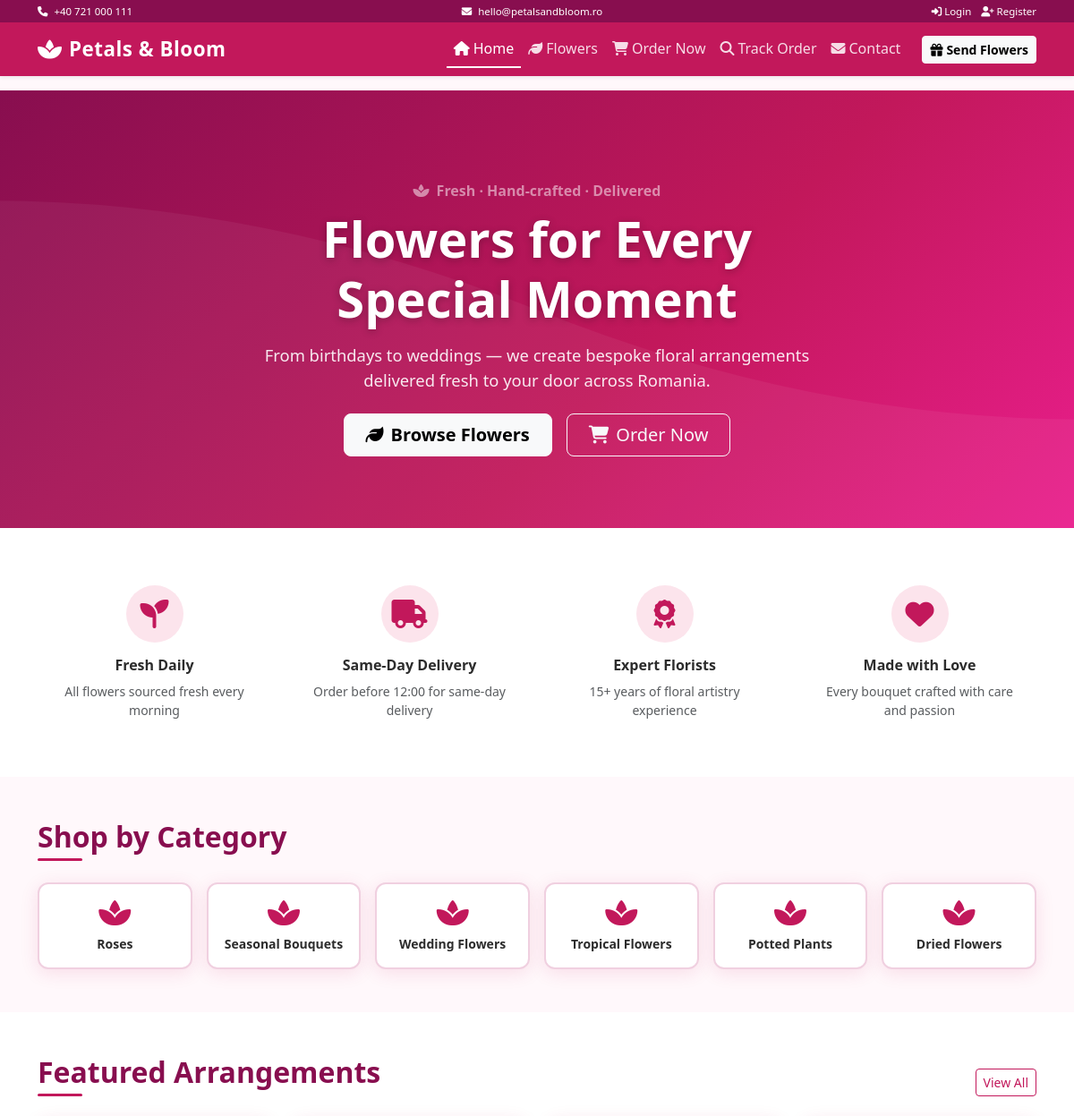
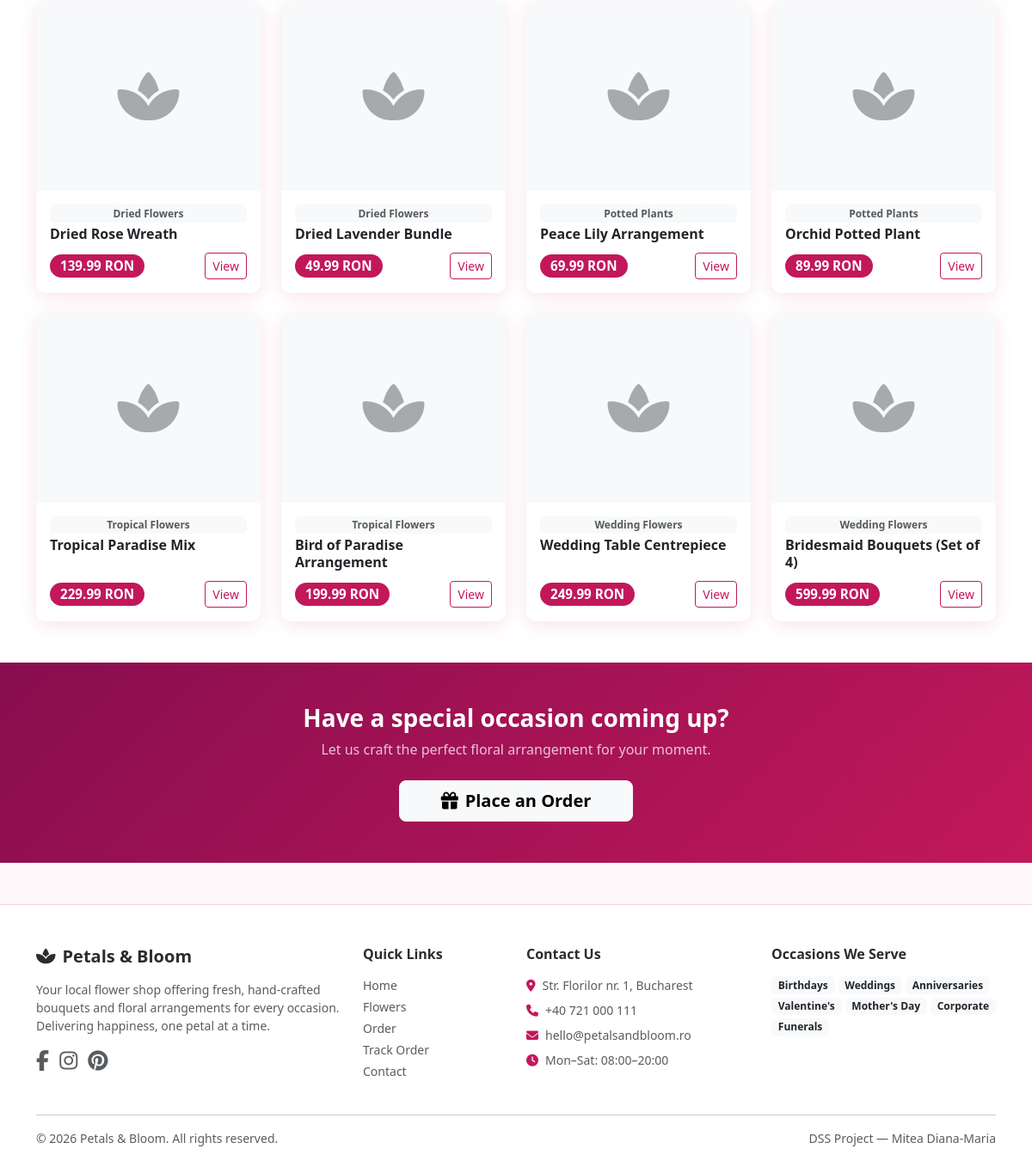
The page / on the database its author committed (2 pictures, top to bottom).
### tables this page shows
CREATE TABLE `categories` (
  `id`          INT UNSIGNED    NOT NULL AUTO_INCREMENT,
  `name`        VARCHAR(100)    NOT NULL,
  `description` TEXT            DEFAULT NULL,
  `image_path`  VARCHAR(255)    DEFAULT NULL,
  `is_active`   TINYINT(1)      NOT NULL DEFAULT 1,
  `created_at`  TIMESTAMP       DEFAULT CURRENT_TIMESTAMP,
  PRIMARY KEY (`id`)
);

CREATE TABLE `products` (
  `id`             INT UNSIGNED    NOT NULL AUTO_INCREMENT,
  `category_id`    INT UNSIGNED    NOT NULL,
  `name`           VARCHAR(150)    NOT NULL,
  `description`    TEXT            DEFAULT NULL,
  `price`          DECIMAL(10,2)   NOT NULL,
  `stock_quantity` INT             NOT NULL DEFAULT 0,
  `image_path`     VARCHAR(255)    DEFAULT NULL,
  `is_active`      TINYINT(1)      NOT NULL DEFAULT 1,
  `created_at`     TIMESTAMP       DEFAULT CURRENT_TIMESTAMP,
  PRIMARY KEY (`id`),
  CONSTRAINT `fk_products_category`
    FOREIGN KEY (`category_id`) REFERENCES `categories`(`id`)
    ON UPDATE CASCADE ON DELETE RESTRICT
);

### includes/auth.php (called while the page is built, shortened)
<?php
function isCustomerLoggedIn(): bool
{
    return !empty($_SESSION['customer_id']);
}

### index.php (the view, shortened to what this page needs)
<?php
require_once __DIR__ . '/includes/auth.php';
$conn      = getDbConnection();
$cats = $conn->query("SELECT * FROM categories WHERE is_active = 1 ORDER BY id LIMIT 6");
$featured = $conn->query(
    "SELECT p.*, c.name AS category_name
     FROM products p
     JOIN categories c ON p.category_id = c.id
     WHERE p.is_active = 1
     ORDER BY p.id DESC
     LIMIT 8"
);
include __DIR__ . '/includes/header.php';
?>
<section class="hero-section text-center">
  <div class="container position-relative">
    <p class="text-white-50 mb-2 fw-semibold letter-spacing-wide">
      <i class="fa fa-spa me-2"></i>Fresh · Hand-crafted · Delivered
    </p>
    <h1 class="hero-title mb-3">Flowers for Every<br>Special Moment</h1>
    <p class="hero-subtitle mb-4">From birthdays to weddings — we create bespoke floral arrangements<br>delivered fresh to your door across Romania.</p>
    <div class="d-flex gap-3 justify-content-center flex-wrap">
      <a href="<?= $base ?>/products.php" class="btn btn-light btn-lg px-4 fw-semibold">
        <i class="fa fa-leaf me-2"></i>Browse Flowers
      </a>
      <a href="<?= $base ?>/order.php" class="btn btn-outline-light btn-lg px-4">
        <i class="fa fa-shopping-cart me-2"></i>Order Now
      </a>
    </div>
  </div>
</section>
<section class="py-5 bg-white">
  <div class="container">
    <div class="row g-4 text-center">
      <div class="col-6 col-md-3">
        <div class="p-3">
          <div class="icon-circle mx-auto mb-3"><i class="fa fa-seedling fa-2x text-primary-custom"></i></div>
          <h6 class="fw-semibold">Fresh Daily</h6>
          <p class="text-muted small mb-0">All flowers sourced fresh every morning</p>
        </div>
      </div>
      <div class="col-6 col-md-3">
        <div class="p-3">
          <div class="icon-circle mx-auto mb-3"><i class="fa fa-truck fa-2x text-primary-custom"></i></div>
          <h6 class="fw-semibold">Same-Day Delivery</h6>
          <p class="text-muted small mb-0">Order before 12:00 for same-day delivery</p>
        </div>
      </div>
      <div class="col-6 col-md-3">
        <div class="p-3">
          <div class="icon-circle mx-auto mb-3"><i class="fa fa-award fa-2x text-primary-custom"></i></div>
          <h6 class="fw-semibold">Expert Florists</h6>
          <p class="text-muted small mb-0">15+ years of floral artistry experience</p>
        </div>
      </div>
      <div class="col-6 col-md-3">
        <div class="p-3">
          <div class="icon-circle mx-auto mb-3"><i class="fa fa-heart fa-2x text-primary-custom"></i></div>
          <h6 class="fw-semibold">Made with Love</h6>
          <p class="text-muted small mb-0">Every bouquet crafted with care and passion</p>
        </div>
      </div>
    </div>
  </div>
</section>
<section class="py-5" id="categories">
  <div class="container">
    <h2 class="section-heading mb-4">Shop by Category</h2>
    <div class="row g-3">
      <?php while ($cat = $cats->fetch_assoc()): ?>
      <div class="col-6 col-md-4 col-lg-2">
        <a href="<?= $base ?>/products.php?category_id=<?= (int)$cat['id'] ?>"
           class="card text-center p-3 h-100 d-flex flex-column align-items-center justify-content-center text-decoration-none category-card">
          <i class="fa fa-spa fa-2x text-primary-custom mb-2"></i>
          <div class="fw-semibold small"><?= htmlspecialchars($cat['name'], ENT_QUOTES, 'UTF-8') ?></div>
        </a>
      </div>
      <?php endwhile; ?>
    </div>
  </div>
</section>
<section class="py-5 bg-white" id="featured">
  <div class="container">
    <div class="d-flex justify-content-between align-items-end mb-4">
      <h2 class="section-heading mb-0">Featured Arrangements</h2>
      <a href="<?= $base ?>/products.php" class="btn btn-outline-primary btn-sm">View All</a>
    </div>
    <div class="row g-4">
      <?php while ($p = $featured->fetch_assoc()): ?>
      <div class="col-6 col-md-4 col-lg-3">
        <div class="card product-card h-100">
          <?php if ($p['image_path']): ?>
            <img src="<?= $base . '/' . htmlspecialchars($p['image_path'], ENT_QUOTES, 'UTF-8') ?>"
                 class="card-img-top" alt="<?= htmlspecialchars($p['name'], ENT_QUOTES, 'UTF-8') ?>">
          <?php else: ?>
            <div class="card-img-top d-flex align-items-center justify-content-center bg-light"
                 style="height:220px; border-radius:12px 12px 0 0;">
              <i class="fa fa-spa fa-4x text-muted opacity-50"></i>
            </div>
          <?php endif; ?>
          <div class="card-body d-flex flex-column">
            <span class="badge bg-light text-muted small mb-1"><?= htmlspecialchars($p['category_name'], ENT_QUOTES, 'UTF-8') ?></span>
            <h6 class="card-title fw-semibold mb-1"><?= htmlspecialchars($p['name'], ENT_QUOTES, 'UTF-8') ?></h6>
            <div class="mt-auto pt-2 d-flex justify-content-between align-items-center">
              <span class="price-badge"><?= number_format((float)$p['price'], 2) ?> RON</span>
              <a href="<?= $base ?>/product.php?id=<?= (int)$p['id'] ?>"
                 class="btn btn-sm btn-outline-primary">View</a>
            </div>
          </div>
        </div>
      </div>
      <?php endwhile; ?>
    </div>
  </div>
</section>
<section class="py-5" style="background: linear-gradient(135deg,#880e4f,#c2185b);">
  <div class="container text-center text-white">
    <h3 class="fw-bold mb-2">Have a special occasion coming up?</h3>
    <p class="mb-4 opacity-75">Let us craft the perfect floral arrangement for your moment.</p>
    <a href="<?= $base ?>/order.php" class="btn btn-light btn-lg px-5 fw-semibold">
      <i class="fa fa-gift me-2"></i>Place an Order
    </a>
  </div>
</section>
<?php include __DIR__ . '/includes/footer.php'; ?>

### includes/header.php (shortened to what this page needs)
<?php
require_once __DIR__ . '/auth.php';
$base      = '/Final_Project__DSS_Mitea_Diana-Maria';
$currentPage = basename($_SERVER['PHP_SELF']);
?>
<!DOCTYPE html>
<html lang="en">
<head>
  <link href="https://cdn.jsdelivr.net/npm/bootstrap@5.3.3/dist/css/bootstrap.min.css" rel="stylesheet">
  <link href="https://cdnjs.cloudflare.com/ajax/libs/font-awesome/6.5.0/css/all.min.css" rel="stylesheet">
  <link href="<?= $base ?>/assets/css/style.css" rel="stylesheet">
</head>
<body>
<div class="topbar">
  <div class="container d-flex justify-content-between align-items-center py-1">
    <small><i class="fa fa-phone me-1"></i> +40 721 000 111</small>
    <small><i class="fa fa-envelope me-1"></i> hello@petalsandbloom.ro</small>
    <small>
      <?php if (isCustomerLoggedIn()): ?>
        <i class="fa fa-user me-1"></i>
        Welcome, <?= htmlspecialchars($_SESSION['customer_name'] ?? 'Customer', ENT_QUOTES, 'UTF-8') ?>!
        <a href="<?= $base ?>/logout.php" class="text-white ms-2"><i class="fa fa-sign-out-alt"></i> Logout</a>
      <?php else: ?>
        <a href="<?= $base ?>/login.php" class="text-white me-2"><i class="fa fa-sign-in-alt"></i> Login</a>
        <a href="<?= $base ?>/register.php" class="text-white"><i class="fa fa-user-plus"></i> Register</a>
      <?php endif; ?>
    </small>
  </div>
</div>
<nav class="navbar navbar-expand-lg navbar-dark bg-primary-custom shadow-sm">
  <div class="container">
    <a class="navbar-brand d-flex align-items-center gap-2" href="<?= $base ?>/index.php">
      <i class="fa fa-spa fs-4"></i>
      <span class="brand-text">Petals &amp; Bloom</span>
    </a>
    <div class="collapse navbar-collapse" id="navbarMain">
      <ul class="navbar-nav ms-auto mb-2 mb-lg-0">
        <li class="nav-item">
          <a class="nav-link <?= $currentPage === 'index.php' ? 'active' : '' ?>"
             href="<?= $base ?>/index.php">
            <i class="fa fa-home me-1"></i>Home
          </a>
        </li>
        <li class="nav-item">
          <a class="nav-link <?= $currentPage === 'products.php' ? 'active' : '' ?>"
             href="<?= $base ?>/products.php">
            <i class="fa fa-leaf me-1"></i>Flowers
          </a>
        </li>
        <li class="nav-item">
          <a class="nav-link <?= $currentPage === 'order.php' ? 'active' : '' ?>"
             href="<?= $base ?>/order.php">
            <i class="fa fa-shopping-cart me-1"></i>Order Now
          </a>
        </li>
        <li class="nav-item">
          <a class="nav-link <?= $currentPage === 'status.php' ? 'active' : '' ?>"
             href="<?= $base ?>/status.php">
            <i class="fa fa-search me-1"></i>Track Order
          </a>
        </li>
        <li class="nav-item">
          <a class="nav-link <?= $currentPage === 'contact.php' ? 'active' : '' ?>"
             href="<?= $base ?>/contact.php">
            <i class="fa fa-envelope me-1"></i>Contact
          </a>
        </li>
      </ul>
      <a href="<?= $base ?>/order.php" class="btn btn-light btn-sm ms-3 fw-semibold">
        <i class="fa fa-gift me-1"></i>Send Flowers
      </a>
    </div>
  </div>
</nav>

### includes/footer.php (shortened to what this page needs)
<?php
$base = $base ?? '/Final_Project__DSS_Mitea_Diana-Maria';
?>
<footer class="footer-custom mt-5 pt-5 pb-3">
  <div class="container">
    <div class="row g-4">
      <div class="col-md-4">
        <h5 class="fw-bold mb-3"><i class="fa fa-spa me-2"></i>Petals &amp; Bloom</h5>
        <p class="text-muted small">Your local flower shop offering fresh, hand-crafted bouquets and floral arrangements for every occasion. Delivering happiness, one petal at a time.</p>
        <div class="social-icons mt-3">
          <a href="#" class="me-2 text-muted"><i class="fab fa-facebook-f fa-lg"></i></a>
          <a href="#" class="me-2 text-muted"><i class="fab fa-instagram fa-lg"></i></a>
          <a href="#" class="me-2 text-muted"><i class="fab fa-pinterest fa-lg"></i></a>
        </div>
      </div>
      <div class="col-md-2">
        <h6 class="fw-semibold mb-3">Quick Links</h6>
        <ul class="list-unstyled small">
          <li class="mb-1"><a href="<?= $base ?>/index.php" class="text-muted text-decoration-none">Home</a></li>
          <li class="mb-1"><a href="<?= $base ?>/products.php" class="text-muted text-decoration-none">Flowers</a></li>
          <li class="mb-1"><a href="<?= $base ?>/order.php" class="text-muted text-decoration-none">Order</a></li>
          <li class="mb-1"><a href="<?= $base ?>/status.php" class="text-muted text-decoration-none">Track Order</a></li>
          <li class="mb-1"><a href="<?= $base ?>/contact.php" class="text-muted text-decoration-none">Contact</a></li>
        </ul>
      </div>
      <div class="col-md-3">
        <h6 class="fw-semibold mb-3">Contact Us</h6>
        <ul class="list-unstyled small text-muted">
          <li class="mb-2"><i class="fa fa-map-marker-alt me-2 text-primary-custom"></i>Str. Florilor nr. 1, Bucharest</li>
          <li class="mb-2"><i class="fa fa-phone me-2 text-primary-custom"></i>+40 721 000 111</li>
          <li class="mb-2"><i class="fa fa-envelope me-2 text-primary-custom"></i>hello@petalsandbloom.ro</li>
          <li class="mb-2"><i class="fa fa-clock me-2 text-primary-custom"></i>Mon–Sat: 08:00–20:00</li>
        </ul>
      </div>
      <div class="col-md-3">
        <h6 class="fw-semibold mb-3">Occasions We Serve</h6>
        <div class="d-flex flex-wrap gap-1">
          <span class="badge bg-light text-dark">Birthdays</span>
          <span class="badge bg-light text-dark">Weddings</span>
          <span class="badge bg-light text-dark">Anniversaries</span>
          <span class="badge bg-light text-dark">Valentine's</span>
          <span class="badge bg-light text-dark">Mother's Day</span>
          <span class="badge bg-light text-dark">Corporate</span>
          <span class="badge bg-light text-dark">Funerals</span>
        </div>
      </div>
    </div>
    <hr class="mt-4">
    <div class="d-flex justify-content-between align-items-center flex-wrap gap-2">
      <small class="text-muted">&copy; <?= date('Y') ?> Petals &amp; Bloom. All rights reserved.</small>
      <small class="text-muted">DSS Project &mdash; Mitea Diana-Maria</small>
    </div>
  </div>
</footer>
</body>
</html>

### assets/css/style.css (style rules this page uses)
:root { --primary: #c2185b; --primary-dark: #880e4f; --primary-light: #fce4ec; --secondary: #2e7d32; --accent: #f8bbd0; --text-dark: #2c2c2c; --text-muted: #6c757d; --bg-light: #fff8fb; --border-radius: 12px; --shadow: 0 4px 20px rgba(194, 24, 91, .12); }
body { font-family: 'Segoe UI', Tahoma, Geneva, Verdana, sans-serif; background-color: var(--bg-light); color: var(--text-dark); }
a { color: var(--primary); text-decoration: none; }
.topbar { background-color: var(--primary-dark); color: #fff; font-size: .82rem; }
.topbar a { color: #fff; }
.bg-primary-custom { background-color: var(--primary) !important; }
.navbar-brand .brand-text { font-weight: 700; font-size: 1.4rem; letter-spacing: .5px; }
.navbar-dark .navbar-nav .nav-link { color: rgba(255,255,255,.85); font-weight: 500; transition: color .2s; }
.navbar-dark .navbar-nav .nav-link:hover, .navbar-dark .navbar-nav .nav-link.active { color: #fff; }
.navbar-dark .navbar-nav .nav-link.active { border-bottom: 2px solid #fff; }
.hero-section { background: linear-gradient(135deg, var(--primary-dark) 0%, var(--primary) 60%, #e91e8c 100%); color: #fff; padding: 100px 0 80px; position: relative; overflow: hidden; }
.hero-section::before { content: ''; position: absolute; inset: 0; }
.hero-section .hero-title { font-size: clamp(2rem, 5vw, 3.5rem); font-weight: 800; text-shadow: 0 2px 8px rgba(0,0,0,.25); }
.hero-section .hero-subtitle { font-size: 1.15rem; opacity: .9; }
.card { border: none; border-radius: var(--border-radius); box-shadow: var(--shadow); transition: transform .25s, box-shadow .25s; }
.product-card .card-img-top { border-radius: var(--border-radius) var(--border-radius) 0 0; height: 220px; object-fit: cover; }
.product-card .price-badge { background: var(--primary); color: #fff; font-weight: 700; font-size: .95rem; border-radius: 20px; padding: 2px 12px; }
.section-heading { font-weight: 700; color: var(--primary-dark); position: relative; display: inline-block; padding-bottom: 8px; }
.section-heading::after { content: ''; position: absolute; left: 0; bottom: 0; width: 50px; height: 3px; background: var(--primary); border-radius: 2px; }
.btn-outline-primary { color: var(--primary); border-color: var(--primary); }
.footer-custom { background: #fff; border-top: 1px solid #f0d0e0; }
.footer-custom .social-icons a { font-size: 1.2rem; transition: color .2s; }
.text-primary-custom { color: var(--primary) !important; }

### index.php (style rules this page uses)
.icon-circle { width:64px; height:64px; background:var(--primary-light); border-radius:50%; display:flex; align-items:center; justify-content:center; }
.category-card { border: 2px solid #f0d0e0; color:var(--text-dark); border-radius:12px; transition: all .25s; }

### rows shown on the page
categories: name "Roses"
categories: name "Seasonal Bouquets"
categories: name "Wedding Flowers"
categories: name "Tropical Flowers"
categories: name "Potted Plants"
categories: name "Dried Flowers"
products: category.name "Dried Flowers", name "Dried Rose Wreath", price "139.99"
products: category.name "Dried Flowers", name "Dried Lavender Bundle", price "49.99"
products: category.name "Potted Plants", name "Peace Lily Arrangement", price "69.99"
products: category.name "Potted Plants", name "Orchid Potted Plant", price "89.99"
products: category.name "Tropical Flowers", name "Tropical Paradise Mix", price "229.99"
products: category.name "Tropical Flowers", name "Bird of Paradise Arrangement", price "199.99"
products: category.name "Wedding Flowers", name "Wedding Table Centrepiece", price "249.99"
products: category.name "Wedding Flowers", name "Bridesmaid Bouquets (Set of 4)", price "599.99"
